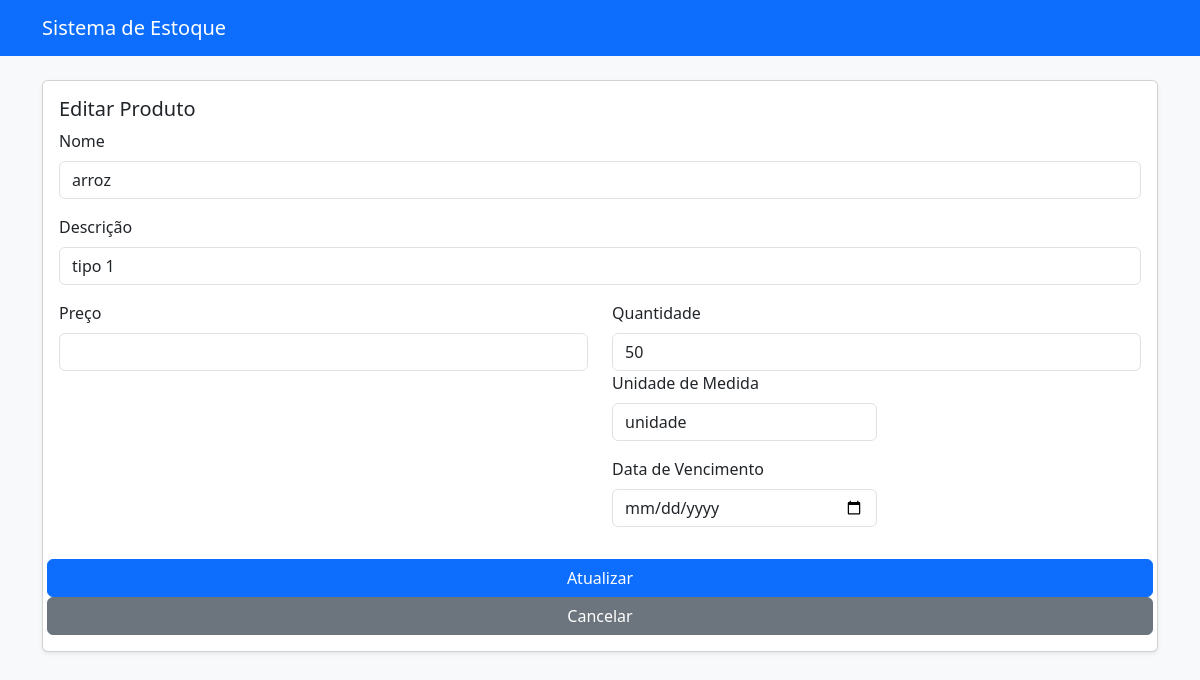
The page /editar/1/ (signed in) on the database its author committed.
### produtos/models.py (models this page shows, shortened)
class Produto(models.Model):
    nome = models.CharField(max_length=100)
    descricao = models.CharField(max_length=255, blank=True)
    preco = models.DecimalField(max_digits=10, decimal_places=2)
    quantidade = models.IntegerField()
    un_medida = models.CharField(max_length=20, default='unidade')
    data_registro = models.DateTimeField(auto_now_add=True)
    data_atualizacao = models.DateTimeField(auto_now=True)
    vencimento = models.DateField(null=True, blank=True)

### produtos/views.py (the view, shortened to what this page needs)
# urls.py: path('editar/<int:id>/', views.editar_produto, name='editar_produto'),
@login_required(login_url='login')
def editar_produto(request, id):
    produto = get_object_or_404(Produto, id=id)
    return render(request, 'produtos/editar.html', {'produto': produto})

### templates/produtos/editar.html (shortened to what this page needs)
<!doctype html>
<html lang="pt-br">
  <head>
    <link href="https://cdn.jsdelivr.net/npm/bootstrap@5.3.2/dist/css/bootstrap.min.css" rel="stylesheet">
  </head>
  <body class="bg-light">
    <nav class="navbar navbar-expand-lg navbar-dark bg-primary mb-4">
      <div class="container">
        <a class="navbar-brand" href="/">Sistema de Estoque</a>
      </div>
    </nav>
    <div class="container">
      <div class="card shadow-sm">
        <div class="card-body">
          <h5 class="card-title">Editar Produto</h5>
          <form method="post">
            <div class="mb-3">
              <label class="form-label">Nome</label>
              <input class="form-control" name="nome" value="{{ produto.nome }}">
            </div>
            <div class="mb-3">
              <label class="form-label">Descrição</label>
              <input class="form-control" name="descricao" value="{{ produto.descricao }}">
            </div>
            <div class="row">
              <div class="col-md-6 mb-3">
                <label class="form-label">Preço</label>
                <input class="form-control" type="number" step="0.01" name="preco" value="{{ produto.preco }}">
              </div>
              <div class="col-md-6 mb-3">
                <label class="form-label">Quantidade</label>
                <input class="form-control" type="number" name="quantidade" value="{{ produto.quantidade }}">
              <div class="col-md-6 mb-3">
                <label class="form-label">Unidade de Medida</label>
                <input class="form-control" name="un_medida" value="{{ produto.un_medida }}">
              </div>
              <div class="col-md-6 mb-3">
                <label class="form-label">Data de Vencimento</label>
                <input class="form-control" type="date" name="vencimento" value="{{ produto.vencimento|default_if_none:'' }}">
              </div>
            </div>
            <button class="btn btn-primary" type="submit">Atualizar</button>
            <a class="btn btn-secondary" href="/">Cancelar</a>
          </form>
        </div>
      </div>
    </div>
  </body>
</html>

### rows shown on the page
Produto: nome "arroz", descricao "tipo 1", quantidade "50", un_medida "unidade"
